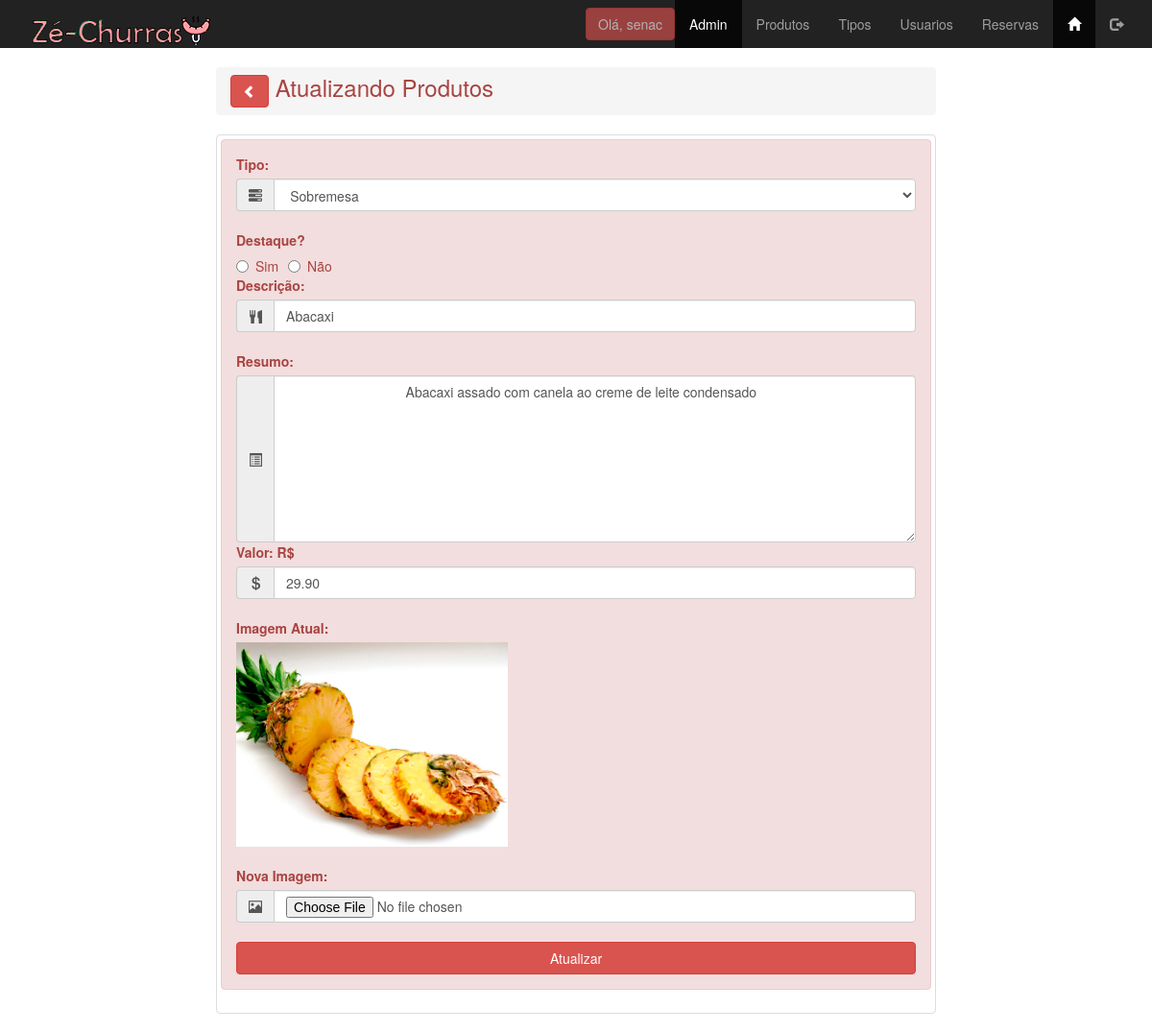
Page /Admin/produto_atualiza.php?id_produto=9 (signed in) on the committed database.
### tables this page shows
create table tbprodutos(
id_produto int(11) not null,
id_tipo_produto int  not null,
descri_produto varchar(100) not null,
resumo_produto varchar(1000) default null,
valor_produto decimal(10,2) default null,
imagem_produto varchar(50) default null,
destaque_produto enum('Sim', 'Não') not null
);

create table tbtipos(
id_tipo int(11) not null,
sigla_tipo varchar(3) not null,
rotulo_tipo varchar(15) not null
);

### Admin/produto_atualiza.php (the view, shortened to what this page needs)
<?php
include('../connections/conn.php');
$id_alterar = $_GET['id_produto'];
$query_busca = "select * from tbprodutos where id_produto = ".$id_alterar;
$lista = $conn->query($query_busca);
$linha = $lista->fetch_assoc();
$consulta_fk = "select * from tbtipos order by rotulo_tipo asc";
$lista_fk = $conn->query($consulta_fk);
$linha_fk = $lista_fk->fetch_assoc();
?>
<!DOCTYPE html>
<html lang="pt-BR">
<head>
    <link rel="stylesheet" href="../css/bootstrap.min.css" type="text/css">
    <link rel="stylesheet" href="../css/meu_estilo.css" type="text/css">
</head>
<body class="">
    <?php include('menu_adm.php');?>
    <main class="container">
        <div class="row">
            <div class="col-xs-12 col-sm-offset-3 col-sm-6 col-md-offset-2 col-md-8">
                <h3 class="breadcrumb text-danger">
                    <a href="produtos_lista.php">
                        <button class="btn btn-danger">
                            <span class="glyphicon glyphicon-chevron-left"></span>
                        </button>
                    </a>
                    Atualizando Produtos
                </h3>
                <div class="thumbnail">
                    <div class="alert alert-danger" role="alert">
                        <form action="produto_atualiza.php" method="post"
                        id="form_produto_atualiza" name="form_produto_atualiza"
                        enctype="multipart/form-data">
                        <label for="id_tipo_produto">Tipo:</label>
                        <div class="input-group">
                            <span class="input-group-addon">
                                <span class="glyphicon glyphicon-tasks" aria-hidden="true"></span>
                            </span>
                            <select name="id_tipo_produto" id="id_tipo_produto" class="form-control" required>
                                <?php do {?>
                                <option value="<?php echo $linha_fk['id_tipo']?>"
                                    <?php
                                    if(!(strcmp($linha_fk['id_tipo'],$linha['id_tipo_produto'])))
                                    {echo "selected=\"selected\"";}
                                    ?>>
                                    <?php echo $linha_fk['rotulo_tipo'];?>
                                </option>
                                <?php } while($linha_fk = $lista_fk->fetch_assoc());
                                ?>
                            </select>
                        </div>
                        <br>
                        <label for="destaque_produto">Destaque?</label>
                        <div class="input-group">
                            <label for="destaque_produto_s" class="radio-inline">
                                <input type="radio" name="destaque_produto" id="destaque_produto" value="sim"
                                <?php echo $linha['destaque_produto']=="Sim"?"checked":null; ?>>
                            Sim
                            </label>
                            <label for="destaque_produto_n" class="radio-inline">
                                <input type="radio" name="destaque_produto" id="destaque_produto" value="Não"
                                <?php echo $linha['destaque_produto']=="Sim"?"checked":null; ?>>
                            Não
                            </label>
                        </div>
                        <label for="descri_produto">Descrição:</label>
                        <div class="input-group">
                        <span class="input-group-addon">
                                <span class="glyphicon glyphicon-cutlery" aria-hidden="true"></span>
                            </span>
                            <input type="text" class="form-control"
                            id="descri_produto"
                            name="descri_produto"
                            maxlength="100"
                            required
                            value="<?php echo $linha['descri_produto'];?>"
                            placeholder="Digite o titulo do produto...">
                        </div>
                        <br>
                        <label for="resumo_produto">Resumo:</label>
                        <div class="input-group">
                        <span class="input-group-addon">
                                <span class="glyphicon glyphicon-list-alt" aria-hidden="true"></span>
                            </span>
                            <textarea name="resumo_produto" id="resumo_produto" cols="30" rows="8"
                            placeholder="Digite os detalhes do produto..." class="form-control">
                                <?php echo $linha['resumo_produto'];?>
                            </textarea>
                        </div>
                        <label for="valor_produto">Valor: R$</label>
                        <div class="input-group">
                        <span class="input-group-addon">
                                <span class="glyphicon glyphicon-usd" aria-hidden="true"></span>
                            </span>
                            <input type="number" name="valor_produto" id="valor_produto"
                                min="0" step="0.01" class="form-control" value="<?php echo $linha['valor_produto'];?>">
                        </div>
                        <br>
                        <label for="imagem_produto_atual">Imagem Atual: </label>
                        <img src="../images/<?php echo $linha['imagem_produto'];?>" alt="" class="img-responsive" style="max-width: 40%;">
                        <br>
                        <label for="imagem_produto">Nova Imagem:</label>
                        <div class="input-group">
                        <span class="input-group-addon">
                                <span class="glyphicon glyphicon-picture" aria-hidden="true"></span>
                            </span>
                            <input type="file" name="imagem_produto" id="imagem_produto" class="form-control" accept="image/*">
                        </div>
                        <br>
                        <input type="submit" value="Atualizar" name="enviar" id="enviar" class="btn btn-danger btn-block">
                    </form>
                    </div>
                </div>
            </div>
        </div>
    </main>
</body>
</html>

### rows in the picture
tbprodutos: id_tipo_produto "Sobremesa", destaque_produto "☐ Destaque?", descri_produto "Abacaxi", resumo_produto "Abacaxi assado com canela ao creme de leite condensado", valor_produto "29.90", imagem_produto (picture)

### other values in the picture
$_SESSION['login_usuario'] "senac"
